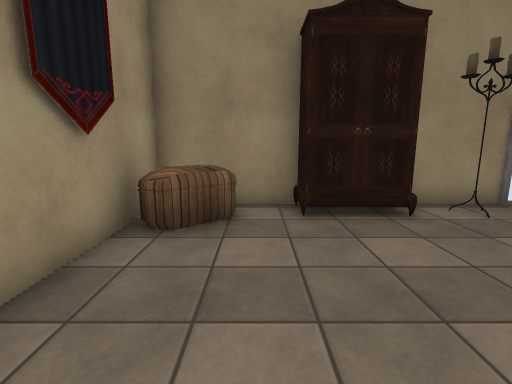
view 1 (above)

12 first-person views from a walk through a scene from a Unity 3-D project. The camera is 1.4 m above the floor, tilts 10° down and sees 85° across. Doors are open. The floor is counted in squares, 1 m on a side. Each view is taken from the middle of a square. On the plan, view 1 faces up. The plan holds only what a view shows up to about 14 squares ahead; the rest is blank. The player is left out. Some surface patterns are stand-ins.

view 2
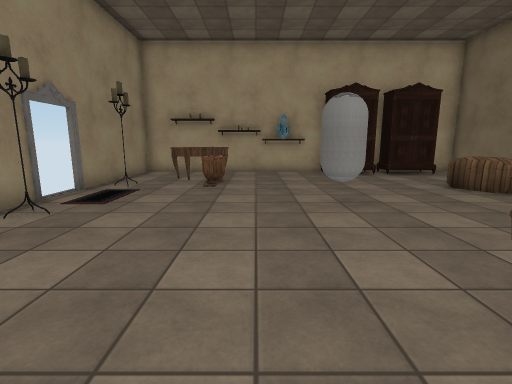

view 3
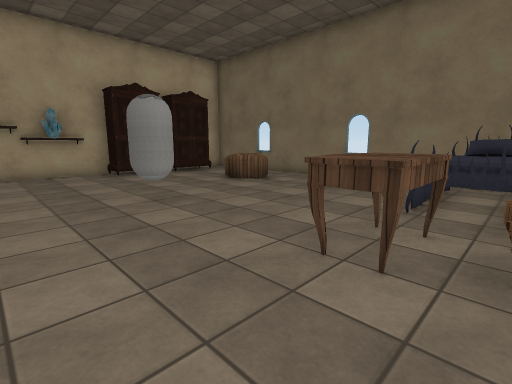

view 4
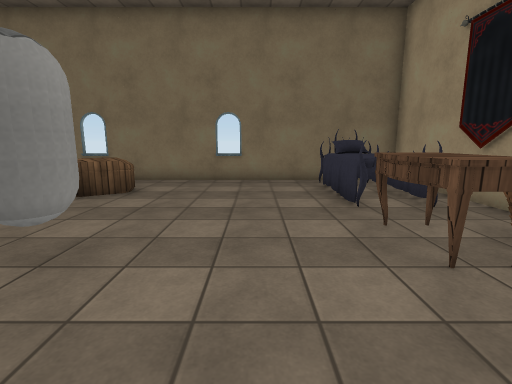

view 5
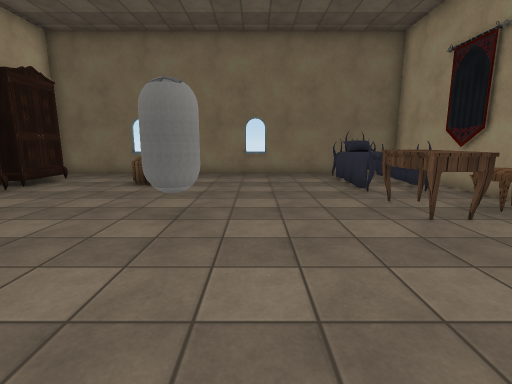

view 6
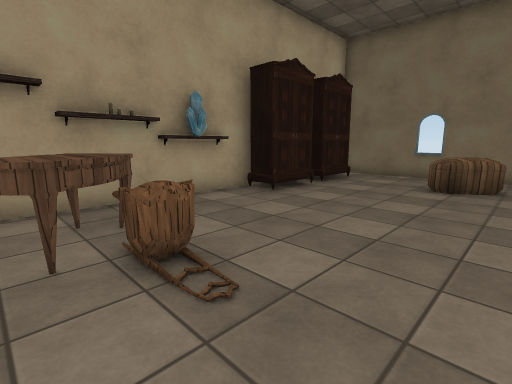

view 7
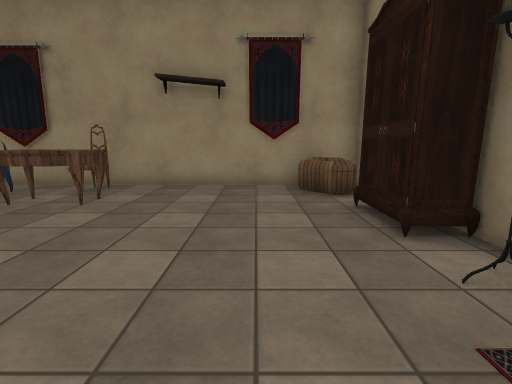

view 8
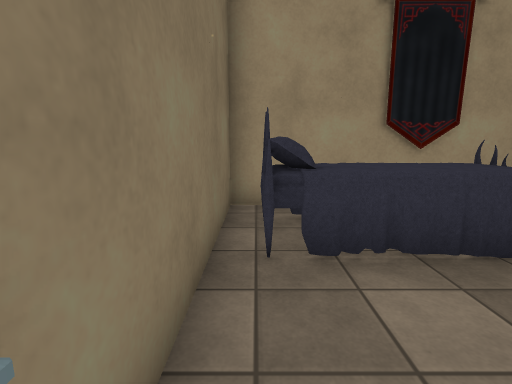

view 9
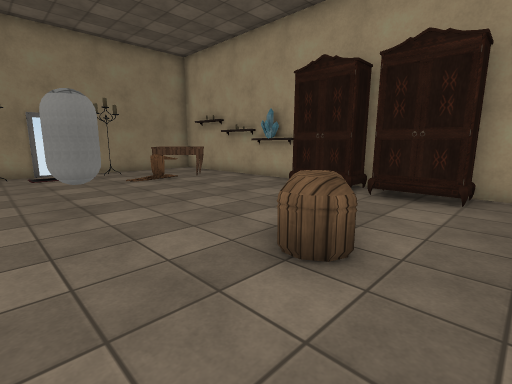

view 10
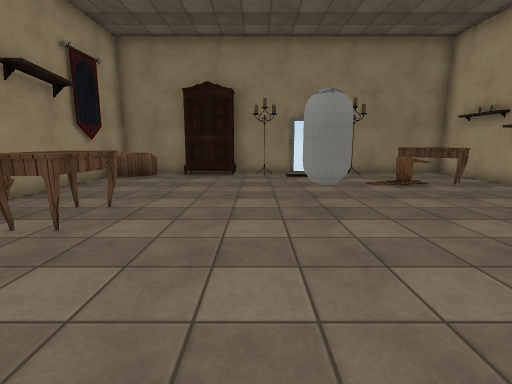

view 11
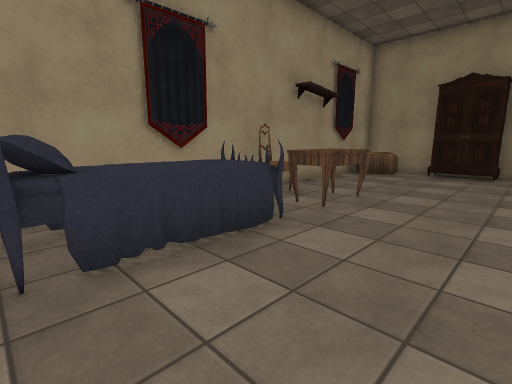

view 12
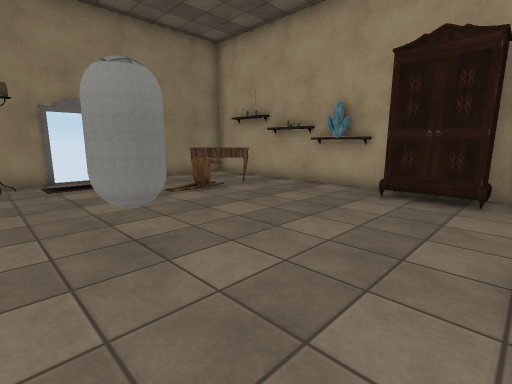

### Floor plan
Points are (right, up) in squares from view 1. A wall is a line through its corners. A room is listed if a view was taken in it or the views show most of it. See-through windows are left out.
Room 1 (views 1, 2, 3, 4, 5, 6, 7, 8, 9, 10, 11, 12)
walls: (12.8, -2.6) (12.8, -0.4); (12.8, 1.4) (12.8, 6.3) (7.3, 6.3); (5.9, 6.3) (3.5, 6.3); (12.8, -5.1) (12.8, -4.1); (0.6, 6.3) (-2.2, 6.3) (-2.2, -8.6) (12.8, -8.6) (12.8, -6.9)
ways out: open door at (6.5, 6)
objects: bed (-1, -8) to (1, -4); chair (-1, -2); chest (-1, 5) to (0, 6); desk (0, -3) to (1, -1); wardrobe (1, 5) to (3, 6); capsule (5, -1) to (6, -1); chest (7, -6) to (8, -5); chair (9, 2) to (9, 3); desk (10, 2) to (11, 4); wardrobe (12, -7) to (12, -5); wardrobe (12, -4) to (12, -2); crystal (12, 0) to (13, 0); shelf (13, 1); shelf (13, 3)

Positions as (right, up) in squares from view 1, and headings:
1: (0, 0), facing up
2: (-1, 1), facing right
3: (-1, 2), facing down-right
4: (3, 2), facing down
5: (4, 4), facing down
6: (6, 4), facing down-right
7: (7, 3), facing left
8: (4, -8), facing left
9: (4, -8), facing up-right
10: (4, -7), facing up
11: (4, -8), facing up-left
12: (4, -5), facing up-right
